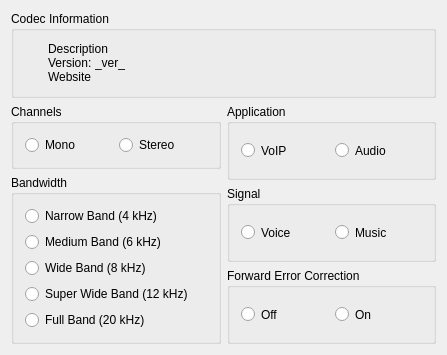
<?xml version="1.0" encoding="UTF-8"?>
<ui version="4.0">
 <class>AACCodecParams</class>
 <widget class="QDialog" name="AACCodecParams">
  <property name="geometry">
   <rect>
    <x>0</x>
    <y>0</y>
    <width>447</width>
    <height>345</height>
   </rect>
  </property>
  <property name="sizePolicy">
   <sizepolicy hsizetype="Minimum" vsizetype="Minimum">
    <horstretch>0</horstretch>
    <verstretch>0</verstretch>
   </sizepolicy>
  </property>
  <property name="windowTitle">
   <string>Codec Parameters</string>
  </property>
  <property name="windowIcon">
   <iconset resource="res/icons.qrc">
    <normaloff>:/icons/MainIconTx.svg</normaloff>:/icons/MainIconTx.svg</iconset>
  </property>
  <layout class="QGridLayout">
   <item row="0" column="0" colspan="2">
    <widget class="QGroupBox" name="GroupBoxInfo">
     <property name="sizePolicy">
      <sizepolicy hsizetype="MinimumExpanding" vsizetype="MinimumExpanding">
       <horstretch>0</horstretch>
       <verstretch>0</verstretch>
      </sizepolicy>
     </property>
     <property name="title">
      <string>Codec Information</string>
     </property>
     <layout class="QHBoxLayout">
      <item>
       <widget class="QLabel" name="Logo">
        <property name="sizePolicy">
         <sizepolicy hsizetype="Minimum" vsizetype="Minimum">
          <horstretch>0</horstretch>
          <verstretch>0</verstretch>
         </sizepolicy>
        </property>
        <property name="pixmap">
         <pixmap resource="res/icons.qrc">:/icons/aac.png</pixmap>
        </property>
        <property name="scaledContents">
         <bool>true</bool>
        </property>
        <property name="wordWrap">
         <bool>false</bool>
        </property>
       </widget>
      </item>
      <item>
       <spacer name="spacer1">
        <property name="orientation">
         <enum>Qt::Horizontal</enum>
        </property>
        <property name="sizeType">
         <enum>QSizePolicy::Fixed</enum>
        </property>
        <property name="sizeHint" stdset="0">
         <size>
          <width>10</width>
          <height>20</height>
         </size>
        </property>
       </spacer>
      </item>
      <item>
       <layout class="QVBoxLayout">
        <property name="spacing">
         <number>0</number>
        </property>
        <item>
         <widget class="QLabel" name="LabelInfoDescription">
          <property name="sizePolicy">
           <sizepolicy hsizetype="MinimumExpanding" vsizetype="MinimumExpanding">
            <horstretch>0</horstretch>
            <verstretch>0</verstretch>
           </sizepolicy>
          </property>
          <property name="text">
           <string>Description</string>
          </property>
          <property name="wordWrap">
           <bool>false</bool>
          </property>
         </widget>
        </item>
        <item>
         <layout class="QHBoxLayout">
          <property name="spacing">
           <number>0</number>
          </property>
          <item>
           <widget class="QLabel" name="LabelVersion">
            <property name="sizePolicy">
             <sizepolicy hsizetype="Minimum" vsizetype="MinimumExpanding">
              <horstretch>0</horstretch>
              <verstretch>0</verstretch>
             </sizepolicy>
            </property>
            <property name="text">
             <string>Version: </string>
            </property>
            <property name="alignment">
             <set>Qt::AlignVCenter</set>
            </property>
            <property name="wordWrap">
             <bool>false</bool>
            </property>
           </widget>
          </item>
          <item>
           <widget class="QLabel" name="LabelInfoVersion">
            <property name="sizePolicy">
             <sizepolicy hsizetype="MinimumExpanding" vsizetype="MinimumExpanding">
              <horstretch>0</horstretch>
              <verstretch>0</verstretch>
             </sizepolicy>
            </property>
            <property name="text">
             <string>_ver_</string>
            </property>
            <property name="wordWrap">
             <bool>false</bool>
            </property>
           </widget>
          </item>
         </layout>
        </item>
        <item>
         <widget class="QLabel" name="LabelInfoWebSite">
          <property name="sizePolicy">
           <sizepolicy hsizetype="MinimumExpanding" vsizetype="MinimumExpanding">
            <horstretch>0</horstretch>
            <verstretch>0</verstretch>
           </sizepolicy>
          </property>
          <property name="acceptDrops">
           <bool>false</bool>
          </property>
          <property name="text">
           <string>Website</string>
          </property>
          <property name="wordWrap">
           <bool>false</bool>
          </property>
          <property name="openExternalLinks">
           <bool>true</bool>
          </property>
          <property name="textInteractionFlags">
           <set>Qt::LinksAccessibleByMouse</set>
          </property>
         </widget>
        </item>
       </layout>
      </item>
     </layout>
    </widget>
   </item>
   <item row="1" column="1">
    <layout class="QVBoxLayout">
     <item>
      <widget class="QGroupBox" name="GroupBoxApplication">
       <property name="sizePolicy">
        <sizepolicy hsizetype="Minimum" vsizetype="MinimumExpanding">
         <horstretch>0</horstretch>
         <verstretch>0</verstretch>
        </sizepolicy>
       </property>
       <property name="title">
        <string>Application</string>
       </property>
       <layout class="QHBoxLayout">
        <item>
         <widget class="QRadioButton" name="RadioButtonAppVOIP">
          <property name="sizePolicy">
           <sizepolicy hsizetype="Minimum" vsizetype="MinimumExpanding">
            <horstretch>0</horstretch>
            <verstretch>0</verstretch>
           </sizepolicy>
          </property>
          <property name="text">
           <string>VoIP</string>
          </property>
          <attribute name="buttonGroup">
           <string notr="true">ButtonGroupApplication</string>
          </attribute>
         </widget>
        </item>
        <item>
         <widget class="QRadioButton" name="RadioButtonAppAudio">
          <property name="sizePolicy">
           <sizepolicy hsizetype="Minimum" vsizetype="MinimumExpanding">
            <horstretch>0</horstretch>
            <verstretch>0</verstretch>
           </sizepolicy>
          </property>
          <property name="text">
           <string>Audio</string>
          </property>
          <attribute name="buttonGroup">
           <string notr="true">ButtonGroupApplication</string>
          </attribute>
         </widget>
        </item>
       </layout>
      </widget>
     </item>
     <item>
      <widget class="QGroupBox" name="GroupBoxSignal">
       <property name="sizePolicy">
        <sizepolicy hsizetype="Minimum" vsizetype="MinimumExpanding">
         <horstretch>0</horstretch>
         <verstretch>0</verstretch>
        </sizepolicy>
       </property>
       <property name="title">
        <string>Signal</string>
       </property>
       <layout class="QHBoxLayout">
        <item>
         <widget class="QRadioButton" name="RadioButtonSignalVoice">
          <property name="sizePolicy">
           <sizepolicy hsizetype="Minimum" vsizetype="MinimumExpanding">
            <horstretch>0</horstretch>
            <verstretch>0</verstretch>
           </sizepolicy>
          </property>
          <property name="text">
           <string>Voice</string>
          </property>
          <attribute name="buttonGroup">
           <string notr="true">ButtonGroupSignal</string>
          </attribute>
         </widget>
        </item>
        <item>
         <widget class="QRadioButton" name="RadioButtonSignalMusic">
          <property name="sizePolicy">
           <sizepolicy hsizetype="Minimum" vsizetype="MinimumExpanding">
            <horstretch>0</horstretch>
            <verstretch>0</verstretch>
           </sizepolicy>
          </property>
          <property name="text">
           <string>Music</string>
          </property>
          <attribute name="buttonGroup">
           <string notr="true">ButtonGroupSignal</string>
          </attribute>
         </widget>
        </item>
       </layout>
      </widget>
     </item>
     <item>
      <widget class="QGroupBox" name="GroupBoxFEC">
       <property name="sizePolicy">
        <sizepolicy hsizetype="Minimum" vsizetype="MinimumExpanding">
         <horstretch>0</horstretch>
         <verstretch>0</verstretch>
        </sizepolicy>
       </property>
       <property name="title">
        <string>Forward Error Correction</string>
       </property>
       <layout class="QHBoxLayout">
        <item>
         <widget class="QRadioButton" name="RadioButtonFECOff">
          <property name="sizePolicy">
           <sizepolicy hsizetype="Minimum" vsizetype="MinimumExpanding">
            <horstretch>0</horstretch>
            <verstretch>0</verstretch>
           </sizepolicy>
          </property>
          <property name="text">
           <string>Off</string>
          </property>
          <attribute name="buttonGroup">
           <string notr="true">ButtonGroupFEC</string>
          </attribute>
         </widget>
        </item>
        <item>
         <widget class="QRadioButton" name="RadioButtonFECOn">
          <property name="sizePolicy">
           <sizepolicy hsizetype="Minimum" vsizetype="MinimumExpanding">
            <horstretch>0</horstretch>
            <verstretch>0</verstretch>
           </sizepolicy>
          </property>
          <property name="text">
           <string>On</string>
          </property>
          <attribute name="buttonGroup">
           <string notr="true">ButtonGroupFEC</string>
          </attribute>
         </widget>
        </item>
       </layout>
      </widget>
     </item>
    </layout>
   </item>
   <item row="1" column="0">
    <layout class="QVBoxLayout">
     <item>
      <widget class="QGroupBox" name="GroupBoxChannels">
       <property name="sizePolicy">
        <sizepolicy hsizetype="Minimum" vsizetype="MinimumExpanding">
         <horstretch>0</horstretch>
         <verstretch>0</verstretch>
        </sizepolicy>
       </property>
       <property name="title">
        <string>Channels</string>
       </property>
       <layout class="QHBoxLayout">
        <item>
         <widget class="QRadioButton" name="RadioButtonChannelsMono">
          <property name="sizePolicy">
           <sizepolicy hsizetype="Minimum" vsizetype="MinimumExpanding">
            <horstretch>0</horstretch>
            <verstretch>0</verstretch>
           </sizepolicy>
          </property>
          <property name="text">
           <string>Mono</string>
          </property>
          <attribute name="buttonGroup">
           <string notr="true">ButtonGroupChannels</string>
          </attribute>
         </widget>
        </item>
        <item>
         <widget class="QRadioButton" name="RadioButtonChannelsStereo">
          <property name="sizePolicy">
           <sizepolicy hsizetype="Minimum" vsizetype="MinimumExpanding">
            <horstretch>0</horstretch>
            <verstretch>0</verstretch>
           </sizepolicy>
          </property>
          <property name="text">
           <string>Stereo</string>
          </property>
          <attribute name="buttonGroup">
           <string notr="true">ButtonGroupChannels</string>
          </attribute>
         </widget>
        </item>
       </layout>
      </widget>
     </item>
     <item>
      <widget class="QGroupBox" name="GroupBoxBandwidth">
       <property name="sizePolicy">
        <sizepolicy hsizetype="Minimum" vsizetype="MinimumExpanding">
         <horstretch>0</horstretch>
         <verstretch>0</verstretch>
        </sizepolicy>
       </property>
       <property name="title">
        <string>Bandwidth</string>
       </property>
       <layout class="QVBoxLayout">
        <item>
         <widget class="QRadioButton" name="RadioButtonBandwidthNB">
          <property name="sizePolicy">
           <sizepolicy hsizetype="Minimum" vsizetype="MinimumExpanding">
            <horstretch>0</horstretch>
            <verstretch>0</verstretch>
           </sizepolicy>
          </property>
          <property name="text">
           <string>Narrow Band (4 kHz)</string>
          </property>
          <attribute name="buttonGroup">
           <string notr="true">ButtonGroupBandwidth</string>
          </attribute>
         </widget>
        </item>
        <item>
         <widget class="QRadioButton" name="RadioButtonBandwidthMB">
          <property name="sizePolicy">
           <sizepolicy hsizetype="Minimum" vsizetype="MinimumExpanding">
            <horstretch>0</horstretch>
            <verstretch>0</verstretch>
           </sizepolicy>
          </property>
          <property name="text">
           <string>Medium Band (6 kHz)</string>
          </property>
          <attribute name="buttonGroup">
           <string notr="true">ButtonGroupBandwidth</string>
          </attribute>
         </widget>
        </item>
        <item>
         <widget class="QRadioButton" name="RadioButtonBandwidthWB">
          <property name="sizePolicy">
           <sizepolicy hsizetype="Minimum" vsizetype="MinimumExpanding">
            <horstretch>0</horstretch>
            <verstretch>0</verstretch>
           </sizepolicy>
          </property>
          <property name="text">
           <string>Wide Band (8 kHz)</string>
          </property>
          <attribute name="buttonGroup">
           <string notr="true">ButtonGroupBandwidth</string>
          </attribute>
         </widget>
        </item>
        <item>
         <widget class="QRadioButton" name="RadioButtonBandwidthSWB">
          <property name="sizePolicy">
           <sizepolicy hsizetype="Minimum" vsizetype="MinimumExpanding">
            <horstretch>0</horstretch>
            <verstretch>0</verstretch>
           </sizepolicy>
          </property>
          <property name="text">
           <string>Super Wide Band (12 kHz)</string>
          </property>
          <attribute name="buttonGroup">
           <string notr="true">ButtonGroupBandwidth</string>
          </attribute>
         </widget>
        </item>
        <item>
         <widget class="QRadioButton" name="RadioButtonBandwidthFB">
          <property name="sizePolicy">
           <sizepolicy hsizetype="Minimum" vsizetype="Minimum">
            <horstretch>0</horstretch>
            <verstretch>0</verstretch>
           </sizepolicy>
          </property>
          <property name="text">
           <string>Full Band (20 kHz)</string>
          </property>
          <attribute name="buttonGroup">
           <string notr="true">ButtonGroupBandwidth</string>
          </attribute>
         </widget>
        </item>
       </layout>
      </widget>
     </item>
    </layout>
   </item>
  </layout>
 </widget>
 <layoutdefault spacing="6" margin="11"/>
 <tabstops>
  <tabstop>RadioButtonChannelsMono</tabstop>
  <tabstop>RadioButtonChannelsStereo</tabstop>
  <tabstop>RadioButtonBandwidthNB</tabstop>
  <tabstop>RadioButtonBandwidthMB</tabstop>
  <tabstop>RadioButtonBandwidthWB</tabstop>
  <tabstop>RadioButtonBandwidthSWB</tabstop>
  <tabstop>RadioButtonBandwidthFB</tabstop>
  <tabstop>RadioButtonAppVOIP</tabstop>
  <tabstop>RadioButtonAppAudio</tabstop>
  <tabstop>RadioButtonSignalVoice</tabstop>
  <tabstop>RadioButtonSignalMusic</tabstop>
  <tabstop>RadioButtonFECOff</tabstop>
  <tabstop>RadioButtonFECOn</tabstop>
 </tabstops>
 <resources>
  <include location="res/icons.qrc"/>
 </resources>
 <connections/>
 <buttongroups>
  <buttongroup name="ButtonGroupSignal"/>
  <buttongroup name="ButtonGroupBandwidth"/>
  <buttongroup name="ButtonGroupApplication"/>
  <buttongroup name="ButtonGroupChannels"/>
  <buttongroup name="ButtonGroupFEC"/>
 </buttongroups>
</ui>
